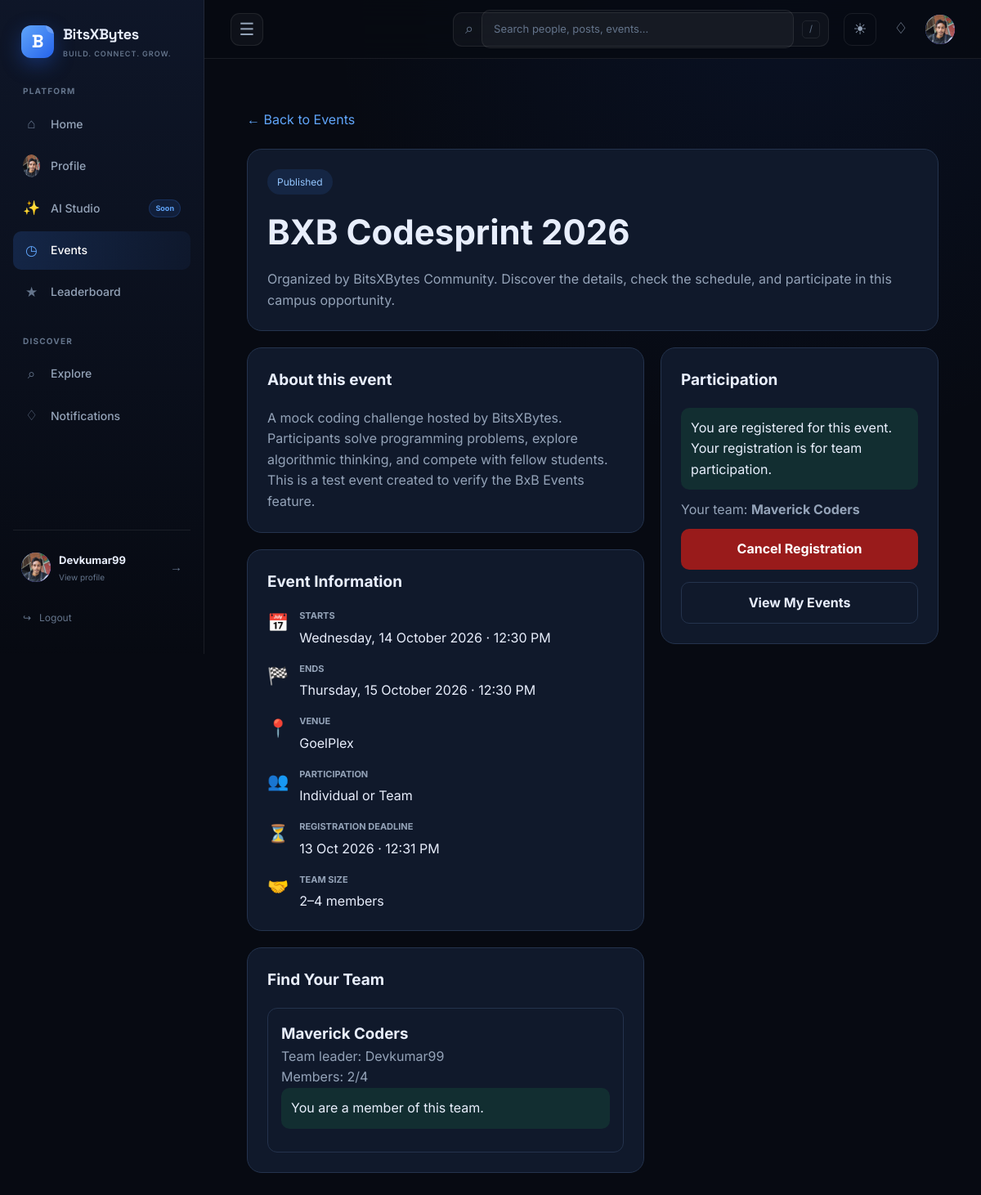
Page /events/bxb-codesprint-2026/ (signed in) on the earlier database version.
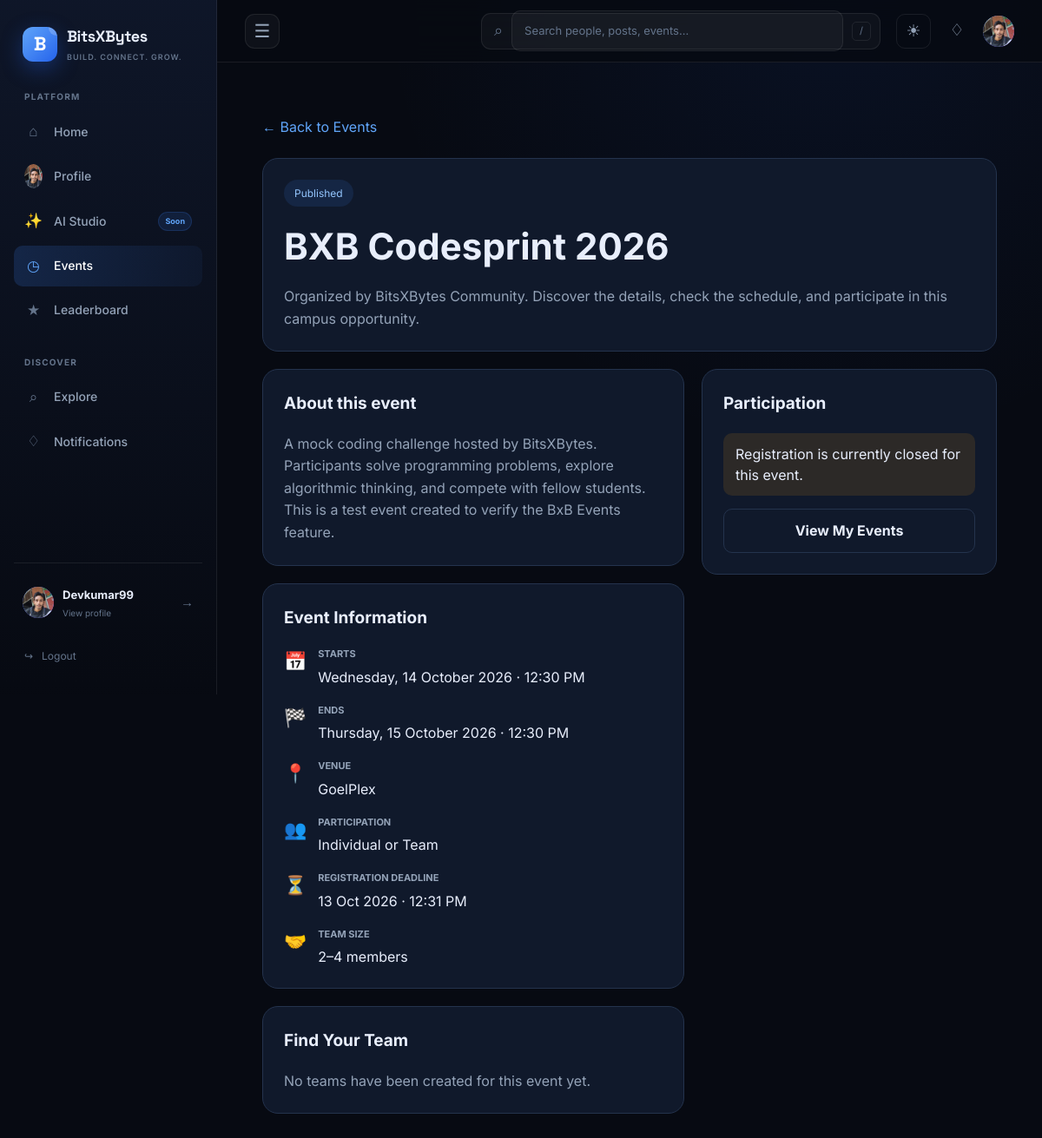
Same page on the later database version.
### events/models.py (models this page shows, shortened)
class EventTeam(models.Model):
    event = models.ForeignKey(
        Event,
        on_delete=models.CASCADE,
        related_name="teams",
    )
    name = models.CharField(max_length=100)
    leader = models.ForeignKey(
        settings.AUTH_USER_MODEL,
        on_delete=models.CASCADE,
        related_name="led_event_teams",
    )
    members = models.ManyToManyField(
        settings.AUTH_USER_MODEL,
        through="EventTeamMembership",
        related_name="event_teams",
    )
    created_at = models.DateTimeField(auto_now_add=True)
    class Meta:
        constraints = [
            models.UniqueConstraint(
                fields=["event", "name"],
                name="unique_team_name_per_event",
            )
        ]

class Event(models.Model):
    class ParticipationType(models.TextChoices):
        INDIVIDUAL = "individual", "Individual"
        TEAM = "team", "Team"
        BOTH = "both", "Individual or Team"
    class Status(models.TextChoices):
        DRAFT = "draft", "Draft"
        PUBLISHED = "published", "Published"
        CANCELLED = "cancelled", "Cancelled"
        COMPLETED = "completed", "Completed"
    title = models.CharField(max_length=200)
    slug = models.SlugField(max_length=220, unique=True)
    description = models.TextField()
    organizer = models.CharField(max_length=150)
    venue = models.CharField(max_length=200, blank=True)
    start_date = models.DateTimeField()
    end_date = models.DateTimeField()
    registration_deadline = models.DateTimeField()
    participation_type = models.CharField(
        max_length=10,
        choices=ParticipationType.choices,
        default=ParticipationType.BOTH,
    )
    max_participants = models.PositiveIntegerField(
        null=True,
        blank=True,
        help_text="Leave blank for unlimited individual registrations.",
    )
    min_team_size = models.PositiveIntegerField(default=2)
    max_team_size = models.PositiveIntegerField(default=4)
    image = models.URLField(
        blank=True,
        help_text="Optional public image URL for the event banner.",
    )
    banner = models.ImageField(
        upload_to="events/banners/",
        blank=True,
        help_text="Upload a banner image for your event.",
    )
    poster = models.ImageField(
        upload_to="events/posters/",
        blank=True,
        help_text="Upload the promotional poster for your event.",
    )
    registration_link = models.URLField(
        blank=True,
        help_text="Optional external registration link.",
    )
    status = models.CharField(
        max_length=12,
        choices=Status.choices,
        default=Status.DRAFT,
    )
    created_by = models.ForeignKey(
        settings.AUTH_USER_MODEL,
        on_delete=models.SET_NULL,
        null=True,
        blank=True,
        related_name="created_events",
    )
    created_at = models.DateTimeField(auto_now_add=True)
    updated_at = models.DateTimeField(auto_now=True)
    class Meta:
        ordering = ["start_date", "title"]
    @property
    def is_registration_open(self):
        now = timezone.now()
        return (
            self.status == self.Status.PUBLISHED
            and now < self.registration_deadline
            and now < self.start_date
        )

### users/models.py (models this page shows)
class User(AbstractUser):
    email = models.EmailField(unique=True)
    def __str__(self):
        return self.username

### events/views.py (the view)
# urls.py: path("<slug:slug>/", views.event_detail, name="event_detail"),
@login_required
def event_detail(request, slug):
    event = get_object_or_404(
        Event,
        slug=slug,
        status=Event.Status.PUBLISHED,
    )
    registration = EventRegistration.objects.filter(
        event=event,
        user=request.user,
        status=EventRegistration.Status.REGISTERED,
    ).first()
    teams = (
        EventTeam.objects.filter(event=event)
        .annotate(member_count=Count("members", distinct=True))
        .order_by("name")
    )
    user_team = EventTeam.objects.filter(
        event=event,
        memberships__user=request.user,
    ).first()
    return render(
        request,
        "events/event_detail.html",
        {
            "event": event,
            "registration": registration,
            "teams": teams,
            "user_team": user_team,
        },
    )

### templates/events/event_detail.html (shortened to what the changed rows need)
{% extends "base.html" %}
{% block content %}
<div class="event-detail-page">
    <section class="event-detail-hero">
        <span class="event-detail-label">{{ event.get_status_display }}</span>
        <h1>{{ event.title }}</h1>
        <p class="event-action-note">
            Organized by {{ event.organizer }}.
            Discover the details, check the schedule, and participate
            in this campus opportunity.
        </p>
    </section>
    <div class="event-detail-layout">
        <div>
            <section class="event-detail-card">
                <h2>About this event</h2>
                <div class="event-action-note">{{ event.description|linebreaks }}</div>
            </section>
            <section class="event-detail-card">
                <h2>Event Information</h2>
                <div class="event-info-list">
                    <div class="event-info-item">
                        <div>
                            <div class="event-info-label">STARTS</div>
                            <div class="event-info-value">
                                {{ event.start_date|date:"l, d F Y · h:i A" }}
                            </div>
                        </div>
                    </div>
                    <div class="event-info-item">
                        <div>
                            <div class="event-info-label">ENDS</div>
                            <div class="event-info-value">
                                {{ event.end_date|date:"l, d F Y · h:i A" }}
                            </div>
                        </div>
                    </div>
                    <div class="event-info-item">
                        <div>
                            <div class="event-info-label">VENUE</div>
                            <div class="event-info-value">
                                {{ event.venue|default:"To be announced" }}
                            </div>
                        </div>
                    </div>
                    <div class="event-info-item">
                        <div>
                            <div class="event-info-label">PARTICIPATION</div>
                            <div class="event-info-value">
                                {{ event.get_participation_type_display }}
                            </div>
                        </div>
                    </div>
                    <div class="event-info-item">
                        <div>
                            <div class="event-info-label">REGISTRATION DEADLINE</div>
                            <div class="event-info-value">
                                {{ event.registration_deadline|date:"d M Y · h:i A"|default:"Not specified" }}
                            </div>
                        </div>
                    </div>
                    {% if event.participation_type != "individual" %}
                        <div class="event-info-item">
                            <span class="event-info-icon">🤝</span>
                            <div>
                                <div class="event-info-label">TEAM SIZE</div>
                                <div class="event-info-value">
                                    {{ event.min_team_size }}–{{ event.max_team_size }} members
                                </div>
                            </div>
                        </div>
                    {% endif %}
                </div>
            </section>
            {% if event.participation_type != "individual" %}
                <section class="event-detail-card">
                    <h2>Find Your Team</h2>
                    {% if teams %}
                        <div class="event-team-list">
                            {% for team in teams %}
                                <div class="event-team-item">
                                    <h3>{{ team.name }}</h3>
                                    <p class="event-action-note">
                                        Team leader: {{ team.leader }}<br>
                                        Members: {{ team.member_count }}/{{ event.max_team_size }}
                                    </p>
                                    {% if user_team and user_team.id == team.id %}
                                        <div class="event-status-message">
                                            You are a member of this team.
                                        </div>
                                    {% elif team.member_count >= event.max_team_size %}
                                        <p class="event-action-note">This team is full.</p>
                                    {% endif %}
                                </div>
                            {% endfor %}
                        </div>
                    {% else %}
                        <p class="event-action-note">
                            No teams have been created for this event yet.
                        </p>
                    {% endif %}
                </section>
            {% endif %}
        </div>
        <aside>
            <section class="event-detail-card">
                <h2>Participation</h2>
                {% if registration %}
                    <div class="event-status-message">
                        You are registered for this event.
                        {% if registration.registration_type == "team" %}
                            <br>Your registration is for team participation.
                        {% else %}
                            <br>Your registration is individual.
                        {% endif %}
                    </div>
                    {% if user_team %}
                        <p class="event-action-note">
                            Your team: <strong>{{ user_team.name }}</strong>
                        </p>
                    {% endif %}
                    <form method="post"
                          action="{% url 'events:cancel_registration' event.slug %}"
                          onsubmit="return confirm('Are you sure you want to cancel your registration?');">
                        <button type="submit" class="event-action-btn event-action-danger">
                            Cancel Registration
                        </button>
                    </form>
                {% elif not event.is_registration_open %}
                    <div class="event-alert">
                        Registration is currently closed for this event.
                    </div>
                {% endif %}
                <div style="margin-top: 15px;">
                    <a href="{% url 'events:my_events' %}"
                       class="event-action-btn event-action-secondary"
                       style="text-align: center; display: block;">
                    </a>
                </div>
            </section>
        </aside>
    </div>
</div>
{% endblock %}.

Differences in the rows shown:
removed EventTeam: name "Maverick Coders", leader "Devkumar99", member_count "2", {{ event.max_team_size }} "4", shows "You are a member of this team."
Other differences:
text no longer shown: "You are registered for this event. Your registration is for team participation. Your team: Cancel Registration"
text now shown: "No teams have been created for this event yet. Registration is currently closed for this event."
